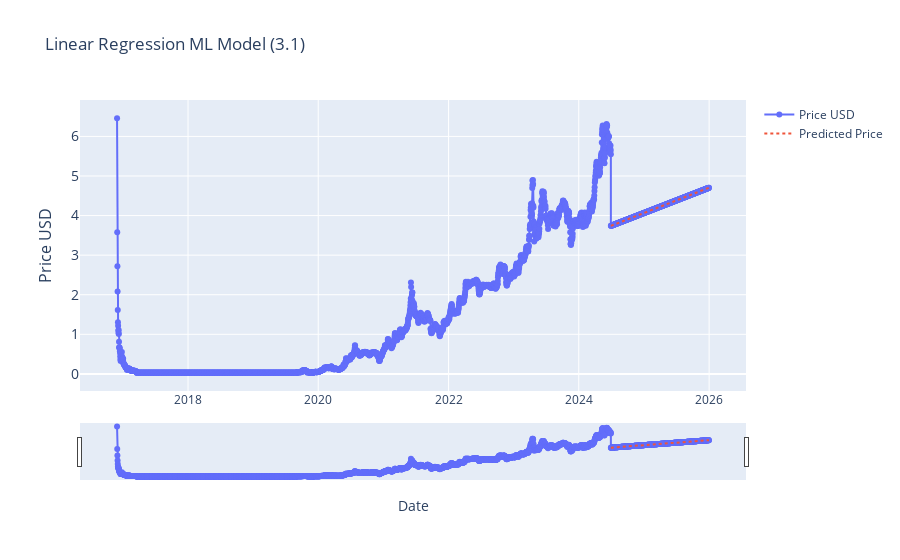

Write notebook code for a chart like this one.
### Code cell
# Linear Regression (3.1) FUTURE MODELLING STRATEGY

# Linear Regression (3.1)

from sklearn.linear_model import LinearRegression
from sklearn.model_selection import train_test_split
import plotly.graph_objects as go
import pandas as pd
from ipywidgets import interact, DatePicker
import numpy as np

current_item['date_ordinal'] = current_item.index.map(pd.Timestamp.toordinal)
X = current_item['date_ordinal'].values.reshape(-1, 1)
y = current_item['price_usd'].values

# THIS SECTION IS FOR FUTURE PRICE PREDICTION:
future_dates = pd.date_range(start=current_item.index[-1], end='2025-12-31')
future_dates_ordinal = future_dates.map(pd.Timestamp.toordinal).values.reshape(-1, 1)

# intialize the model (like initialising a variable)
model_lr = LinearRegression()
model_lr.fit(X, y)

# make predictions
y_pred = model_lr.predict(future_dates_ordinal)

# Create a DataFrame for future predictions
future_df = pd.DataFrame(data={'date': future_dates, 'price_usd': y_pred})
future_df.set_index('date', inplace=True)

# Combine current_item and future_df
combined_df = pd.concat([current_item, future_df])

def update_graph(start_date, end_date):
    # Filtering the data based on the date range
    mask = (combined_df.index >= pd.to_datetime(start_date)) & (combined_df.index <= pd.to_datetime(end_date))
    filtered_data = combined_df.loc[mask]

    # Creating the plot
    fig = go.Figure()
    fig.add_trace(go.Scatter(x=filtered_data.index, y=filtered_data['price_usd'], mode='lines+markers', name='Price USD'))

    # Add the predicted prices
    fig.add_trace(go.Scatter(x=future_df.index, y=future_df['price_usd'], mode='lines', name='Predicted Price', line=dict(dash='dot')))

    # Formatting
    fig.update_layout(
        title='Linear Regression ML Model (3.1)',
        xaxis_title='Date',
        yaxis_title='Price USD',
        yaxis=dict(
            title='Price USD',
            titlefont_size=16,
            tickfont_size=14,
        ),
        xaxis=dict(  # Added lines for range slider
            rangeslider=dict(
                visible=True
            ),
            type="date"
        ),
        showlegend=True
    )

    fig.show()

# Creating interactive widgets for date selection
start_date_picker = DatePicker(description='Start Date', value=combined_df.index[0], disabled=False)
end_date_picker = DatePicker(description='End Date', value=combined_df.index[-1], disabled=False)

# Display the interactive widget
interact(update_graph, start_date=start_date_picker, end_date=end_date_picker)

### Figure 1 — Plotly figure (JSON) as saved in the notebook; plotly's stock layout.template omitted (floating-point values rounded to 4 significant figures; data arrays with more than 128 entries replaced by an {"elided": "..."} marker saying what was removed)
{"data": [{"mode": "lines+markers", "name": "Price USD", "type": "scatter", "x": {"elided": "3321 str values"}, "y": {"elided": "3321 float values"}}, {"line": {"dash": "dot"}, "mode": "lines", "name": "Predicted Price", "type": "scatter", "x": {"elided": "551 str values"}, "y": {"elided": "551 float values"}}], "layout": {"showlegend": true, "title": {"text": "Linear Regression ML Model (3.1)"}, "xaxis": {"rangeslider": {"visible": true}, "title": {"text": "Date"}, "type": "date"}, "yaxis": {"tickfont": {"size": 14}, "title": {"font": {"size": 16}, "text": "Price USD"}}}}
